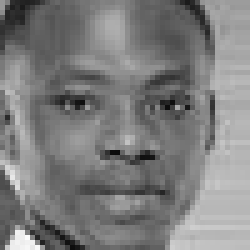
#> input picture assignment_3/data/extracted_faces/person_1/0f9d10d9-ba12-414b-8bcd-d019aca80bf0.png, 50 x 50 px (shown 5 times larger); its folder holds only this picture in this run
$ python training.py
#> lines starting #> are read from the running program, lines starting #| are printed output that depends on the picture
# determines the eigenfaces of the space
import numpy as np
from numpy import linalg as LA
import cv2
import os
import matplotlib.pyplot as plt
import pickle

PATH_TO_PROCESSED = './data/extracted_faces/'


def getAllImagePaths(path, recursive=False,append_path=True):
    allPaths = os.listdir(path)
    imagePaths = [item for item in allPaths if os.path.isdir(path+'/'+item) != True]
    folders = [item for item in allPaths if os.path.isdir(path+'/'+item) == True]

    if recursive == True:
        for folder in folders:
            tempImagePaths = getAllImagePaths(path+'/'+folder, recursive=True, append_path=False)
            tempImagePaths = [folder+'/'+imagePath for imagePath in tempImagePaths]
            imagePaths +=tempImagePaths

    if append_path == True:
        imagePaths = [path+item for item in imagePaths]
    return imagePaths

def getImages(pathList):
    images = [(cv2.imread(item)) for item in pathList]
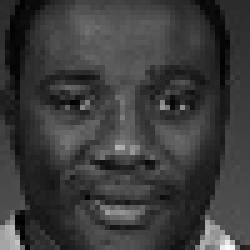
#> input picture assignment_3/data/extracted_faces/person_2/0066c77b-b47b-4d37-9d26-63c558d06797.png, 50 x 50 px (shown 5 times larger)
#> images = 2 items
    images = [(cv2.cvtColor(item, cv2.COLOR_BGR2GRAY)) for item in images]
    return images

def __unroll(matrix):
    (x,y) = matrix.shape
    values = x*y
    return np.reshape(matrix,(values,1))


def __roll(vector, N):
    return np.reshape(vector,(N,N))

def __numMeaningfulVectors(eValues, absolute_max=20):
    # the smaller the eval the less important the corr. evec
    # here we try to limit the number of meaningful eVecs

    # TODO: implement a knee finder

    return absolute_max


def computeEigenFaces(faceList):
    # get the mean face from the list
    numFaces = len(faceList)
    (H,W) = faceList[0].shape
    if H != W:
        raise TypeError('Dimension Mismatch')

    accumulator = np.zeros( (H,W), dtype='float')
    for face in faceList:
        accumulator +=face
    meanFace = accumulator/numFaces

    meanShifedFaces = [face - meanFace for face in faceList]
    vectors = [(__unroll(face)) for face in meanShifedFaces]
    A = np.zeros((H*H,numFaces), dtype='float')
    for i in range(numFaces):
        A[:,i] = np.squeeze(vectors[i])

    covarianceMatrix = np.matmul(A,np.transpose(A))
    eVals, eVects = LA.eig(covarianceMatrix)
    numImportant = __numMeaningfulVectors(eVals)

    eigenFaces = []
    for i in range(numImportant):
        face = __roll(eVects[:,i],H)
        eigenFaces.append(face.real)

    model = {}
    model['eigen_faces']=eigenFaces
    model['image_size']=H
    model['train_size']=numFaces

    return eigenFaces

def saveModel(model):
    with open('model.pickle', 'wb') as handle:
        pickle.dump(model,handle)
    return True

if __name__ =='__main__':
    allImagePaths = getAllImagePaths(PATH_TO_PROCESSED, recursive=True)
    allFaces = getImages(allImagePaths)
#> allFaces = 2 items
    model = computeEigenFaces(allFaces)
#> in computeEigenFaces, `numFaces = len(faceList)`: numFaces = 2
#> the loop in computeEigenFaces, `for face in faceList:` made 2 passes
#> pass 2, in computeEigenFaces, `accumulator +=face`:
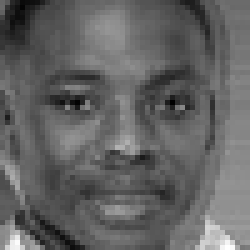
#> accumulator: shape (50, 50) float64 (shown 5 times larger); min 21, max 442, mean 185.4; drawn with min black and max white
#> in computeEigenFaces, `meanShifedFaces = [face - meanFace for face in faceList]`: meanShifedFaces = 2 items
#> after the loop in computeEigenFaces, `for i in range(numFaces):`: A = 2500 pairs, first value -53.5 to 120.5, second value -120.5 to 53.5
#> in computeEigenFaces, `covarianceMatrix = np.matmul(A,np.transpose(A))`:
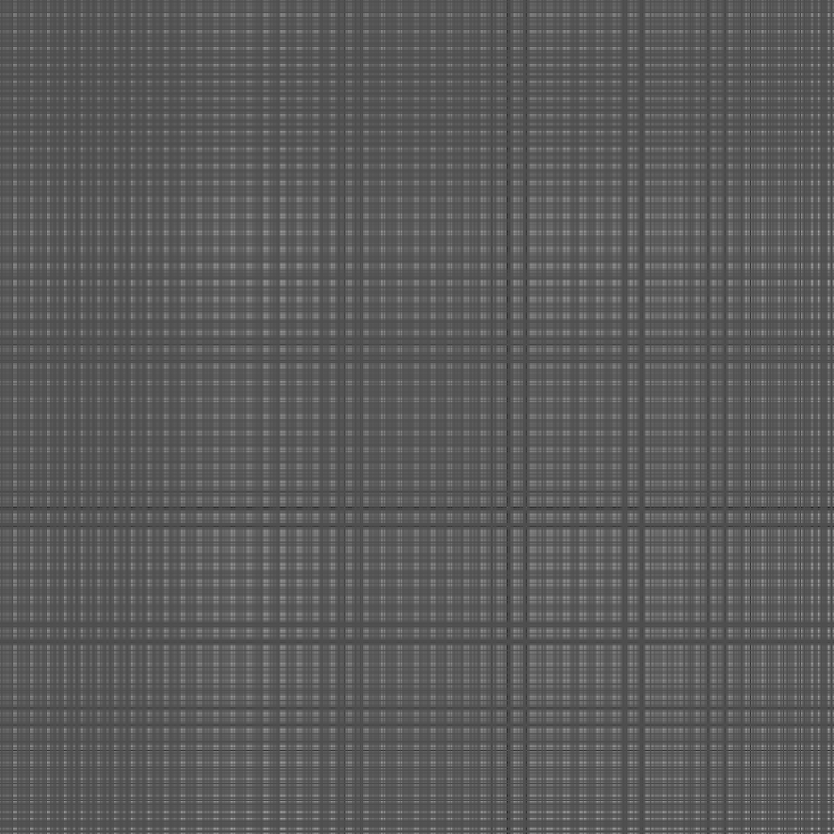
#> covarianceMatrix: shape (2500, 2500) float64 (shown at 1/3 size); min -12893.5, max 29040.5, mean 2194.7; drawn with min black and max white
#> in computeEigenFaces, `numImportant = __numMeaningfulVectors(eVals)`: numImportant = 20
#> after the loop in computeEigenFaces, `for i in range(numImportant):`: eigenFaces = 20 items
#> model = 20 items
    saveModel(model)
